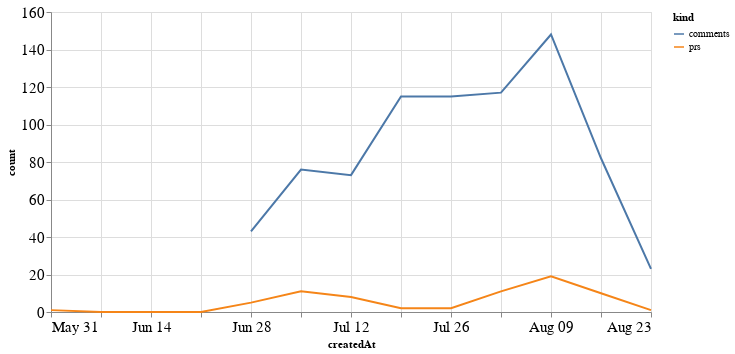

Notebook source saved alongside this figure:
### Code cell
alt.Chart(total_time, width=600).mark_line().encode(
    x='createdAt',
    y='count',
    color='kind'
)

### Figure 1 — Vega-Lite specification as saved in the notebook (floating-point values rounded to 4 significant figures)
{"config": {"axisLeft": {"labelFontSize": 15}, "axisBottom": {"labelFontSize": 15}}, "data": {"name": "data-2ae42c4e7023b20224028b0fc6bcf5c3"}, "mark": "line", "encoding": {"color": {"type": "nominal", "field": "kind"}, "x": {"type": "temporal", "field": "createdAt"}, "y": {"type": "quantitative", "field": "count"}}, "width": 600, "$schema": "https://vega.github.io/schema/vega-lite/v4.8.1.json", "datasets": {"data-2ae42c4e7023b20224028b0fc6bcf5c3": [{"createdAt": "2020-05-31T00:00:00", "kind": "prs", "count": 1.0}, {"createdAt": "2020-06-07T00:00:00", "kind": "prs", "count": 0.0}, {"createdAt": "2020-06-14T00:00:00", "kind": "prs", "count": 0.0}, {"createdAt": "2020-06-21T00:00:00", "kind": "prs", "count": 0.0}, {"createdAt": "2020-06-28T00:00:00", "kind": "prs", "count": 5.0}, {"createdAt": "2020-07-05T00:00:00", "kind": "prs", "count": 11.0}, {"createdAt": "2020-07-12T00:00:00", "kind": "prs", "count": 8.0}, {"createdAt": "2020-07-19T00:00:00", "kind": "prs", "count": 2.0}, {"createdAt": "2020-07-26T00:00:00", "kind": "prs", "count": 2.0}, {"createdAt": "2020-08-02T00:00:00", "kind": "prs", "count": 11.0}, {"createdAt": "2020-08-09T00:00:00", "kind": "prs", "count": 19.0}, {"createdAt": "2020-08-16T00:00:00", "kind": "prs", "count": 10.0}, {"createdAt": "2020-08-23T00:00:00", "kind": "prs", "count": 1.0}, {"createdAt": "2020-05-31T00:00:00", "kind": "comments", "count": null}, {"createdAt": "2020-06-07T00:00:00", "kind": "comments", "count": null}, {"createdAt": "2020-06-14T00:00:00", "kind": "comments", "count": null}, {"createdAt": "2020-06-21T00:00:00", "kind": "comments", "count": null}, {"createdAt": "2020-06-28T00:00:00", "kind": "comments", "count": 43.0}, {"createdAt": "2020-07-05T00:00:00", "kind": "comments", "count": 76.0}, {"createdAt": "2020-07-12T00:00:00", "kind": "comments", "count": 73.0}, {"createdAt": "2020-07-19T00:00:00", "kind": "comments", "count": 115.0}, {"createdAt": "2020-07-26T00:00:00", "kind": "comments", "count": 115.0}, {"createdAt": "2020-08-02T00:00:00", "kind": "comments", "count": 117.0}, {"createdAt": "2020-08-09T00:00:00", "kind": "comments", "count": 148.0}, {"createdAt": "2020-08-16T00:00:00", "kind": "comments", "count": 82.0}, {"createdAt": "2020-08-23T00:00:00", "kind": "comments", "count": 23.0}]}}
